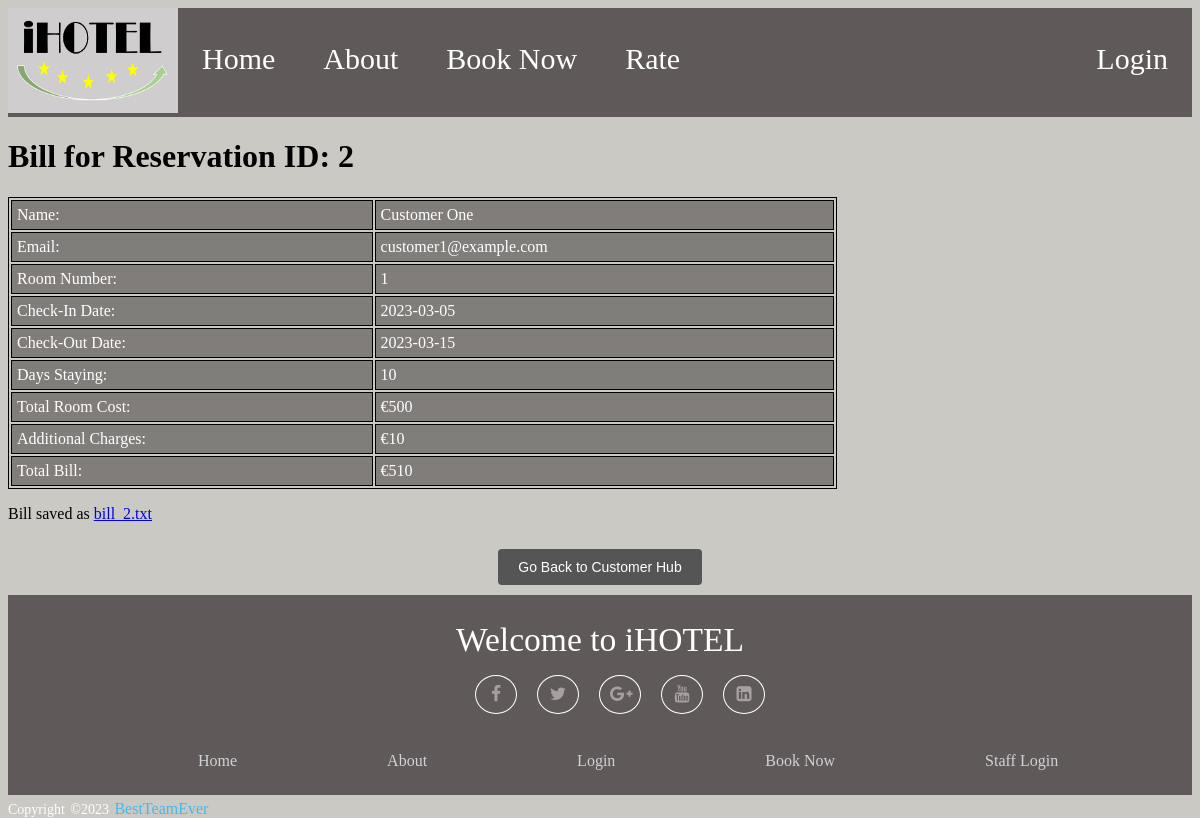
The app's page /generateBill.php?reservationID=2 with its own data.
### tables this page shows
CREATE TABLE `reservation` (
  `ReservationID` int(11) NOT NULL,
  `RoomNUM` int(11) NOT NULL,
  `CustomerID` int(11) NOT NULL,
  `ResCheckInDate` date NOT NULL,
  `ResCheckOutDate` date NOT NULL,
  `CustomerCheckedIn` tinyint(1) NOT NULL DEFAULT 0
);

CREATE TABLE `customer` (
  `CustomerID` int(11) NOT NULL,
  `CustomerLogin` varchar(32) NOT NULL,
  `CustomerPassword` varchar(32) NOT NULL,
  `CustomerEmail` varchar(32) NOT NULL,
  `CustomerName` varchar(32) NOT NULL,
  `CustomerSurname` varchar(32) NOT NULL,
  `CustomerPhoneNum` varchar(32) NOT NULL,
  `CreditCard` varchar(32) DEFAULT NULL,
  `CreditCardExpire` varchar(8) DEFAULT NULL,
  `CreditCardSecurity` varchar(8) DEFAULT NULL
);

CREATE TABLE `room` (
  `RoomNUM` int(11) NOT NULL,
  `RoomPrice` double NOT NULL,
  `NumberOfRooms` int(11) NOT NULL,
  `RoomDescription` text NOT NULL,
  `RoomType` varchar(16) NOT NULL
);

### generateBill.php (the view, shortened to what this page needs)
<?php
include('header.php');
$reservationID = $_GET['reservationID'];
$query = "SELECT reservation.*, customer.*, room.RoomPrice, SUM(booked_extras.ExtraPrice) AS AdditionalCharges FROM reservation INNER JOIN customer ON reservation.CustomerID = customer.CustomerID INNER JOIN room ON reservation.RoomNUM = room.RoomNUM LEFT JOIN booked_extras ON reservation.ReservationID = booked_extras.ReservationID WHERE reservation.ReservationID = '$reservationID' GROUP BY reservation.ReservationID";
$result = mysqli_query($conn, $query);
if (mysqli_num_rows($result) == 1) {
    $row = mysqli_fetch_assoc($result);
    $RoomCheckIn = $row["ResCheckInDate"];
    $RoomCheckOut = $row["ResCheckOutDate"];
    $RoomNum = $row["RoomNUM"];
    $PricePerNight = $row["RoomPrice"];
    $date1 = new DateTime($RoomCheckIn);
    $date2 = new DateTime($RoomCheckOut);
    $interval = $date1->diff($date2);
    $numNights = (int)$interval->format('%a');
    $TotalCost = $numNights * $PricePerNight;
    $AdditionalCharges = $row["AdditionalCharges"] ? $row["AdditionalCharges"] : 0;
    $TotalBill = $TotalCost + $AdditionalCharges;
    $CustomerName = $row["CustomerName"] . ' ' . $row["CustomerSurname"];
    $CustomerEmail = $row["CustomerEmail"];
    echo "<h1>Bill for Reservation ID: $reservationID</h1>";
    echo "<table>";
    echo "<tr><td>Name:</td><td>$CustomerName</td></tr>";
    echo "<tr><td>Email:</td><td>$CustomerEmail</td></tr>";
    echo "<tr><td>Room Number:</td><td>$RoomNum</td></tr>";
    echo "<tr><td>Check-In Date:</td><td>$RoomCheckIn</td></tr>";
    echo "<tr><td>Check-Out Date:</td><td>$RoomCheckOut</td></tr>";
    echo "<tr><td>Days Staying:</td><td>$numNights</td></tr>";
    echo "<tr><td>Total Room Cost:</td><td>€" . $TotalCost . "</td></tr>";
    echo "<tr><td>Additional Charges:</td><td>€" . $AdditionalCharges . "</td></tr>";
    echo "<tr><td>Total Bill:</td><td>€" . $TotalBill . "</td></tr>";
    echo "</table>";
    $filename = "bill_" . $reservationID . ".txt";
    echo "<p>Bill saved as <a href='$filename'>$filename</a></p>";
} else {
    echo "<p>Reservation not found.</p>";
}
?>
<div class='btn-container'>
    <form action="customerHub.php" method="post">
        <input type="submit" value="Go Back to Customer Hub" class="btn btn-back">
    </form>
</div>
<?php
include('footer.php');
?>

### style.css (style rules this page uses)
body { background-color: #cbc9c4; }
* { box-sizing: border-box }
table, th, td { border: 1px solid black; }
table { align-self: left; width: 70%; margin-left: 0%; margin-right: 20%; }
td { padding: 5px; text-align: left; color: white; }
tr:nth-child(even) { background: rgba(53, 53, 53, 0.5) }
tr:nth-child(odd) { background: rgba(56, 50, 50, 0.5) }
.btn { display: inline-block; color: white; text-align: center; font-size: 14px; padding: 10px 20px; margin: 10px 2px; cursor: pointer; border: none; border-radius: 4px; text-decoration: none; transition-duration: 0.4s; }
.btn-container { display: flex; justify-content: center; align-items: center; }

### generateBill.php (style rules this page uses)
.btn-back { background-color: #555; }

### records on screen
reservation: CustomerID.CustomerSurname "Customer One", CustomerID.CustomerEmail "customer1@example.com", RoomNUM "1", ResCheckInDate "2023-03-05", ResCheckOutDate "2023-03-15", numNights "10", TotalCost "500"

### other values on screen
$reservationID "2"
$AdditionalCharges "10"
$TotalBill "510"
$filename "bill_2.txt"
